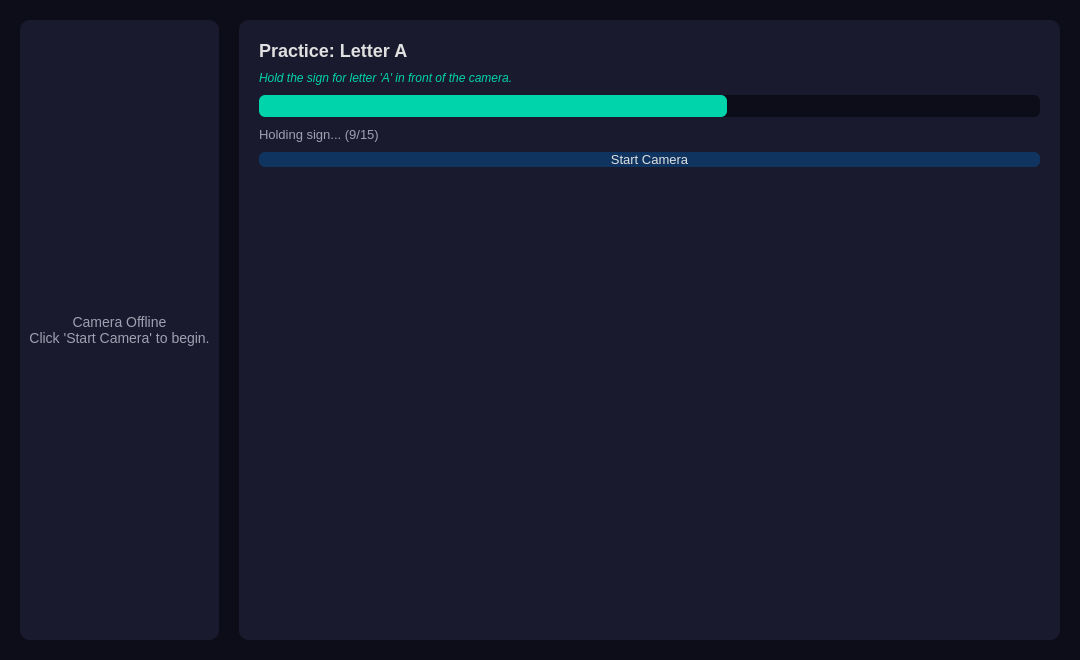
<?xml version='1.0' encoding='utf-8'?>
<ui version="4.0">
 <class>PracticeScreen</class>
 <widget class="QWidget" name="pagePractice">
  <property name="geometry">
   <rect>
    <x>0</x>
    <y>0</y>
    <width>1080</width>
    <height>660</height>
   </rect>
  </property>
  <property name="styleSheet">
   <string>QWidget { background-color: #0d0d1a; }</string>
  </property>
  <layout class="QHBoxLayout" name="practiceMainLayout">
   <property name="leftMargin">
    <number>20</number>
   </property>
   <property name="topMargin">
    <number>20</number>
   </property>
   <property name="rightMargin">
    <number>20</number>
   </property>
   <property name="bottomMargin">
    <number>20</number>
   </property>
   <property name="spacing">
    <number>20</number>
   </property>
   <item>
    <widget class="QFrame" name="practiceCamContainer">
     <property name="styleSheet">
      <string>QFrame { background-color: #1a1a2e; border-radius: 10px; }</string>
     </property>
     <layout class="QVBoxLayout">
      <property name="alignment">
       <set>Qt::AlignCenter</set>
      </property>
      <item>
       <widget class="QLabel" name="practiceFeedLabel">
        <property name="text">
         <string>Camera Offline
Click 'Start Camera' to begin.</string>
        </property>
        <property name="alignment">
         <set>Qt::AlignCenter</set>
        </property>
        <property name="styleSheet">
         <string>QLabel { color: #a0a0b0; font-size: 14px; background: transparent; }</string>
        </property>
       </widget>
      </item>
     </layout>
    </widget>
   </item>
   <item>
    <widget class="QFrame" name="practiceProgressPanel">
     <property name="maximumWidth">
      <number>320</number>
     </property>
     <property name="minimumWidth">
      <number>260</number>
     </property>
     <property name="styleSheet">
      <string>QFrame { background-color: #1a1a2e; border-radius: 10px; }</string>
     </property>
     <layout class="QVBoxLayout" name="practiceProgressLayout">
      <property name="leftMargin">
       <number>20</number>
      </property>
      <property name="topMargin">
       <number>20</number>
      </property>
      <property name="rightMargin">
       <number>20</number>
      </property>
      <property name="bottomMargin">
       <number>20</number>
      </property>
      <property name="spacing">
       <number>10</number>
      </property>
      <item>
       <widget class="QLabel" name="practiceTitleLabel">
        <property name="text">
         <string>Practice: Letter A</string>
        </property>
        <property name="styleSheet">
         <string>QLabel { color: #e0e0e0; font-size: 18px; font-weight: bold; background: transparent; }</string>
        </property>
       </widget>
      </item>
      <item>
       <widget class="QLabel" name="practicePromptLabel">
        <property name="text">
         <string>Hold the sign for letter 'A' in front of the camera.</string>
        </property>
        <property name="wordWrap">
         <bool>true</bool>
        </property>
        <property name="styleSheet">
         <string>QLabel { color: #00d4aa; font-size: 12px; font-style: italic; background: transparent; }</string>
        </property>
       </widget>
      </item>
      <item>
       <widget class="QProgressBar" name="practiceMatchBar">
        <property name="value">
         <number>60</number>
        </property>
        <property name="maximumHeight">
         <number>12</number>
        </property>
        <property name="textVisible">
         <bool>false</bool>
        </property>
        <property name="styleSheet">
         <string>QProgressBar { background-color: #0d0d1a; border-radius: 6px; border: none; } QProgressBar::chunk { background-color: #00d4aa; border-radius: 6px; }</string>
        </property>
       </widget>
      </item>
      <item>
       <widget class="QLabel" name="practiceStatusLabel">
        <property name="text">
         <string>Holding sign... (9/15)</string>
        </property>
        <property name="styleSheet">
         <string>QLabel { color: #a0a0b0; font-size: 13px; background: transparent; }</string>
        </property>
       </widget>
      </item>
      <item>
       <widget class="QPushButton" name="practiceStartBtn">
        <property name="text">
         <string>Start Camera</string>
        </property>
        <property name="minimumHeight">
         <number>36</number>
        </property>
        <property name="styleSheet">
         <string>QPushButton { background-color: #0f3460; color: #e0e0e0; border: none; border-radius: 6px; font-size: 13px; } QPushButton:hover { background-color: #e94560; }</string>
        </property>
       </widget>
      </item>
      <item>
       <spacer>
        <property name="orientation">
         <enum>Qt::Vertical</enum>
        </property>
        <property name="sizeHint" stdset="0">
         <size>
          <width>20</width>
          <height>20</height>
         </size>
        </property>
       </spacer>
      </item>
     </layout>
    </widget>
   </item>
  </layout>
 </widget>
 <resources />
 <connections />
</ui>
